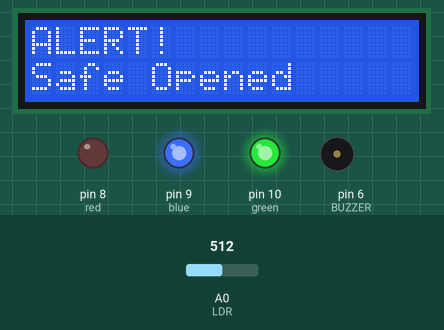
Recording of a sketch running on a simulated Arduino Uno, built with avr-gcc and run on an emulated ATmega328P. On the bench: 16×2 character LCD, output pins drawn as LEDs (lit = HIGH), buzzer (waves = sounding, pin HIGH). The inputs (shaded band) are chosen by the test bench; at power-on: A0 (LDR) = 512. What the sketch prints to the serial monitor is not drawn.

Above: at 8.62 s.
8.9 s: A0 (LDR) set to 14
At 9.38 s:
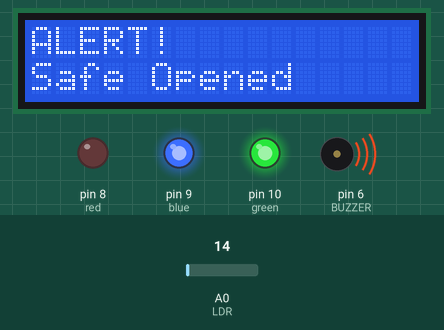
17.2 s: A0 (LDR) set to 11
At 24.8 s:
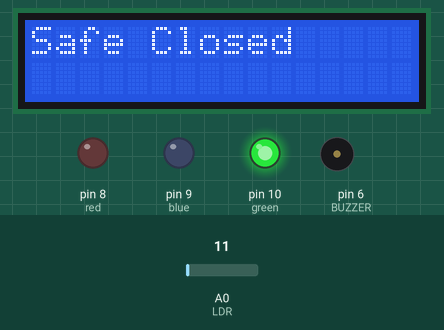
25.6 s: A0 (LDR) set to 27
At 26.46 s:
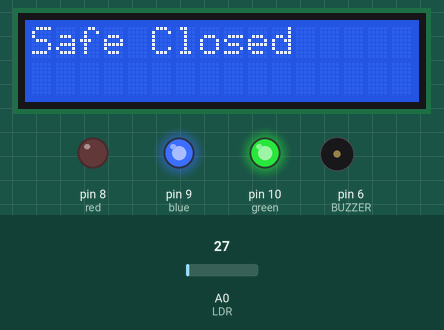
Timing chart, 0 to 39.6 s (numbered marks = the images above; inputs shaded):
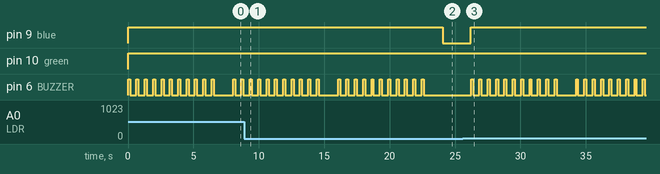

Measured:
- the behaviour switches between 13 and 12 on A0 (LDR) (found by bisection; images 1 and 2)
- after the input at 17.2 s, pin 9 (blue): HIGH → LOW after 6.9 s; pin 6 (BUZZER): goes on until 22.6 s, then stays LOW; the display: first differs from a run without the input after 6.9 s (image 2)
- after the input at 25.6 s, pin 9 (blue): LOW → HIGH after 0.61 s; pin 6 (BUZZER): goes 10 × (HIGH 0.15 s, LOW 0.49 s), HIGH 0.15 s, LOW 1.5 s, 8 × (HIGH 0.15 s, LOW 0.49 s), HIGH 0.15 s, then LOW, starting after 0.62 s
- what the display in image 1 shows lasts 0.4 s, from 9.2 s to 9.6 s

The sketch:

LDR.ino
```cpp
#include<LiquidCrystal.h>
LiquidCrystal MyLCD(12,11,5,4,3,2);
const int LDR = A0;
int input_val = 0;
//const int LED = 2;
const int BUZZER = 6;
const int red = 8;
const int blue = 9;
const int green = 10;
void setup()
{
  // put your setup code here, to run once:
  Serial.begin(9600);
  //pinMode(LED,OUTPUT);
  pinMode(BUZZER,OUTPUT);
  pinMode(red,OUTPUT);
  pinMode(blue,OUTPUT);
  pinMode(green,OUTPUT);


}

void loop() {
  // put your main code here, to run repeatedly:
input_val = analogRead(LDR);
Serial.print("LDR VALUE IS: ");
Serial.println(input_val);
if(input_val>=13)
{
  for(int i=0;i<=10;i++)
  {
  digitalWrite(red,0);
  digitalWrite(blue,255);
  digitalWrite(green,255);
  delay(10);
  digitalWrite(BUZZER,HIGH);
  delay(150);
  digitalWrite(BUZZER,LOW);
  delay(100);

  MyLCD.begin(16,2);
  MyLCD.clear();
  MyLCD.home();
  MyLCD.print("ALERT!");
  MyLCD.setCursor(0,1);
  MyLCD.print("Safe Opened");
  for(int position=0;position<=17;position++)
  MyLCD.scrollDisplayRight();
  delay(100);
  for(int position=0;position<=34;position++)
  MyLCD.scrollDisplayLeft();
  delay(100);
  for(int position=0;position<=16;position++)
  MyLCD.scrollDisplayRight();
  delay(100);
  }
}
else
{
  digitalWrite(red,255);
  digitalWrite(blue,0);
  digitalWrite(green,255);
  digitalWrite(red,LOW);
  digitalWrite(BUZZER,LOW);
  MyLCD.begin(16,2);
  MyLCD.clear();
MyLCD.home();
  MyLCD.print("Safe Closed");
 /* for(int p=0;p<13;p++)
  MyLCD.scrollDisplayLeft();
  delay(200);
  for(int p=0;p<29;p++)
  MyLCD.scrollDisplayRight();
  delay(200);
  for(int p=0;p<16;p++)
  MyLCD.scrollDisplayLeft();
  delay(200);
  */
 }
delay(1000);
}
```
